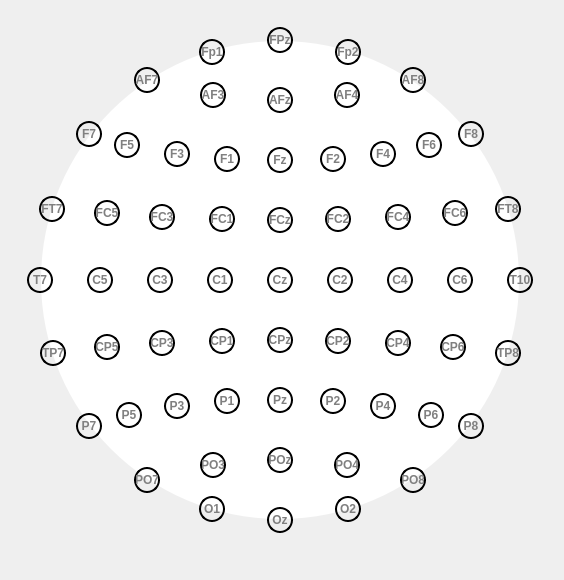
<?xml version="1.0" encoding="UTF-8"?>
<ui version="4.0">
 <class>Form</class>
 <widget class="QWidget" name="Form">
  <property name="geometry">
   <rect>
    <x>0</x>
    <y>0</y>
    <width>564</width>
    <height>580</height>
   </rect>
  </property>
  <property name="windowTitle">
   <string>EEG Electrode Interface</string>
  </property>
  <widget class="QLabel" name="headCircle">
   <property name="enabled">
    <bool>false</bool>
   </property>
   <property name="geometry">
    <rect>
     <x>40</x>
     <y>40</y>
     <width>480</width>
     <height>480</height>
    </rect>
   </property>
   <property name="styleSheet">
    <string notr="true">QLabel {
    border: 2px solid rgba(0, 0, 0, 0);
    border-radius: 240px;
    background-color: white;
    color: gray;
    font: bold 12px;
    min-width: 10px;
    min-height: 10px;
    max-width: 500px;
    max-height: 500px;
}</string>
   </property>
   <property name="text">
    <string/>
   </property>
  </widget>
  <widget class="QPushButton" name="electrode_FPz">
   <property name="geometry">
    <rect>
     <x>267</x>
     <y>27</y>
     <width>26</width>
     <height>26</height>
    </rect>
   </property>
   <property name="styleSheet">
    <string notr="true">QPushButton {
    border: 2px solid rgba(0, 0, 0, 1);
    border-radius: 13px;
    background-color: transparent;
    color: gray;
    font: bold 12px;
    min-width: 10px;
    min-height: 10px;
    max-width: 40px;
    max-height: 40px;
}</string>
   </property>
   <property name="text">
    <string>FPz</string>
   </property>
  </widget>
  <widget class="QPushButton" name="electrode_AFz">
   <property name="geometry">
    <rect>
     <x>267</x>
     <y>87</y>
     <width>26</width>
     <height>26</height>
    </rect>
   </property>
   <property name="styleSheet">
    <string notr="true">QPushButton {
    border: 2px solid rgba(0, 0, 0, 1);
    border-radius: 13px;
    background-color: transparent;
    color: gray;
    font: bold 12px;
    min-width: 10px;
    min-height: 10px;
    max-width: 40px;
    max-height: 40px;
}</string>
   </property>
   <property name="text">
    <string>AFz</string>
   </property>
  </widget>
  <widget class="QPushButton" name="electrode_Fz">
   <property name="geometry">
    <rect>
     <x>267</x>
     <y>147</y>
     <width>26</width>
     <height>26</height>
    </rect>
   </property>
   <property name="styleSheet">
    <string notr="true">QPushButton {
    border: 2px solid rgba(0, 0, 0, 1);
    border-radius: 13px;
    background-color: transparent;
    color: gray;
    font: bold 12px;
    min-width: 10px;
    min-height: 10px;
    max-width: 40px;
    max-height: 40px;
}</string>
   </property>
   <property name="text">
    <string>Fz</string>
   </property>
  </widget>
  <widget class="QPushButton" name="electrode_FCz">
   <property name="geometry">
    <rect>
     <x>267</x>
     <y>207</y>
     <width>26</width>
     <height>26</height>
    </rect>
   </property>
   <property name="styleSheet">
    <string notr="true">QPushButton {
    border: 2px solid rgba(0, 0, 0, 1);
    border-radius: 13px;
    background-color: transparent;
    color: gray;
    font: bold 12px;
    min-width: 10px;
    min-height: 10px;
    max-width: 40px;
    max-height: 40px;
}</string>
   </property>
   <property name="text">
    <string>FCz</string>
   </property>
  </widget>
  <widget class="QPushButton" name="electrode_Cz">
   <property name="geometry">
    <rect>
     <x>267</x>
     <y>267</y>
     <width>26</width>
     <height>26</height>
    </rect>
   </property>
   <property name="styleSheet">
    <string notr="true">QPushButton {
    border: 2px solid rgba(0, 0, 0, 1);
    border-radius: 13px;
    background-color: transparent;
    color: gray;
    font: bold 12px;
    min-width: 10px;
    min-height: 10px;
    max-width: 40px;
    max-height: 40px;
}</string>
   </property>
   <property name="text">
    <string>Cz</string>
   </property>
  </widget>
  <widget class="QPushButton" name="electrode_CPz">
   <property name="geometry">
    <rect>
     <x>267</x>
     <y>327</y>
     <width>26</width>
     <height>26</height>
    </rect>
   </property>
   <property name="styleSheet">
    <string notr="true">QPushButton {
    border: 2px solid rgba(0, 0, 0, 1);
    border-radius: 13px;
    background-color: transparent;
    color: gray;
    font: bold 12px;
    min-width: 10px;
    min-height: 10px;
    max-width: 40px;
    max-height: 40px;
}</string>
   </property>
   <property name="text">
    <string>CPz</string>
   </property>
  </widget>
  <widget class="QPushButton" name="electrode_Pz">
   <property name="geometry">
    <rect>
     <x>267</x>
     <y>387</y>
     <width>26</width>
     <height>26</height>
    </rect>
   </property>
   <property name="styleSheet">
    <string notr="true">QPushButton {
    border: 2px solid rgba(0, 0, 0, 1);
    border-radius: 13px;
    background-color: transparent;
    color: gray;
    font: bold 12px;
    min-width: 10px;
    min-height: 10px;
    max-width: 40px;
    max-height: 40px;
}</string>
   </property>
   <property name="text">
    <string>Pz</string>
   </property>
  </widget>
  <widget class="QPushButton" name="electrode_POz">
   <property name="geometry">
    <rect>
     <x>267</x>
     <y>447</y>
     <width>26</width>
     <height>26</height>
    </rect>
   </property>
   <property name="styleSheet">
    <string notr="true">QPushButton {
    border: 2px solid rgba(0, 0, 0, 1);
    border-radius: 13px;
    background-color: transparent;
    color: gray;
    font: bold 12px;
    min-width: 10px;
    min-height: 10px;
    max-width: 40px;
    max-height: 40px;
}</string>
   </property>
   <property name="text">
    <string>POz</string>
   </property>
  </widget>
  <widget class="QPushButton" name="electrode_Fp1">
   <property name="geometry">
    <rect>
     <x>199</x>
     <y>39</y>
     <width>26</width>
     <height>26</height>
    </rect>
   </property>
   <property name="styleSheet">
    <string notr="true">QPushButton {
    border: 2px solid rgba(0, 0, 0, 1);
    border-radius: 13px;
    background-color: transparent;
    color: gray;
    font: bold 12px;
    min-width: 10px;
    min-height: 10px;
    max-width: 40px;
    max-height: 40px;
}</string>
   </property>
   <property name="text">
    <string>Fp1</string>
   </property>
  </widget>
  <widget class="QPushButton" name="electrode_AF7">
   <property name="geometry">
    <rect>
     <x>134</x>
     <y>67</y>
     <width>26</width>
     <height>26</height>
    </rect>
   </property>
   <property name="styleSheet">
    <string notr="true">QPushButton {
    border: 2px solid rgba(0, 0, 0, 1);
    border-radius: 13px;
    background-color: transparent;
    color: gray;
    font: bold 12px;
    min-width: 10px;
    min-height: 10px;
    max-width: 40px;
    max-height: 40px;
}</string>
   </property>
   <property name="text">
    <string>AF7</string>
   </property>
  </widget>
  <widget class="QPushButton" name="electrode_AF3">
   <property name="geometry">
    <rect>
     <x>200</x>
     <y>82</y>
     <width>26</width>
     <height>26</height>
    </rect>
   </property>
   <property name="styleSheet">
    <string notr="true">QPushButton {
    border: 2px solid rgba(0, 0, 0, 1);
    border-radius: 13px;
    background-color: transparent;
    color: gray;
    font: bold 12px;
    min-width: 10px;
    min-height: 10px;
    max-width: 40px;
    max-height: 40px;
}</string>
   </property>
   <property name="text">
    <string>AF3</string>
   </property>
  </widget>
  <widget class="QPushButton" name="electrode_F7">
   <property name="geometry">
    <rect>
     <x>76</x>
     <y>121</y>
     <width>26</width>
     <height>26</height>
    </rect>
   </property>
   <property name="styleSheet">
    <string notr="true">QPushButton {
    border: 2px solid rgba(0, 0, 0, 1);
    border-radius: 13px;
    background-color: transparent;
    color: gray;
    font: bold 12px;
    min-width: 10px;
    min-height: 10px;
    max-width: 40px;
    max-height: 40px;
}</string>
   </property>
   <property name="text">
    <string>F7</string>
   </property>
  </widget>
  <widget class="QPushButton" name="electrode_F5">
   <property name="geometry">
    <rect>
     <x>114</x>
     <y>132</y>
     <width>26</width>
     <height>26</height>
    </rect>
   </property>
   <property name="styleSheet">
    <string notr="true">QPushButton {
    border: 2px solid rgba(0, 0, 0, 1);
    border-radius: 13px;
    background-color: transparent;
    color: gray;
    font: bold 12px;
    min-width: 10px;
    min-height: 10px;
    max-width: 40px;
    max-height: 40px;
}</string>
   </property>
   <property name="text">
    <string>F5</string>
   </property>
  </widget>
  <widget class="QPushButton" name="electrode_F3">
   <property name="geometry">
    <rect>
     <x>164</x>
     <y>141</y>
     <width>26</width>
     <height>26</height>
    </rect>
   </property>
   <property name="styleSheet">
    <string notr="true">QPushButton {
    border: 2px solid rgba(0, 0, 0, 1);
    border-radius: 13px;
    background-color: transparent;
    color: gray;
    font: bold 12px;
    min-width: 10px;
    min-height: 10px;
    max-width: 40px;
    max-height: 40px;
}</string>
   </property>
   <property name="text">
    <string>F3</string>
   </property>
  </widget>
  <widget class="QPushButton" name="electrode_F1">
   <property name="geometry">
    <rect>
     <x>214</x>
     <y>146</y>
     <width>26</width>
     <height>26</height>
    </rect>
   </property>
   <property name="styleSheet">
    <string notr="true">QPushButton {
    border: 2px solid rgba(0, 0, 0, 1);
    border-radius: 13px;
    background-color: transparent;
    color: gray;
    font: bold 12px;
    min-width: 10px;
    min-height: 10px;
    max-width: 40px;
    max-height: 40px;
}</string>
   </property>
   <property name="text">
    <string>F1</string>
   </property>
  </widget>
  <widget class="QPushButton" name="electrode_FT7">
   <property name="geometry">
    <rect>
     <x>39</x>
     <y>196</y>
     <width>26</width>
     <height>26</height>
    </rect>
   </property>
   <property name="styleSheet">
    <string notr="true">QPushButton {
    border: 2px solid rgba(0, 0, 0, 1);
    border-radius: 13px;
    background-color: transparent;
    color: gray;
    font: bold 12px;
    min-width: 10px;
    min-height: 10px;
    max-width: 40px;
    max-height: 40px;
}</string>
   </property>
   <property name="text">
    <string>FT7</string>
   </property>
  </widget>
  <widget class="QPushButton" name="electrode_FC5">
   <property name="geometry">
    <rect>
     <x>94</x>
     <y>200</y>
     <width>26</width>
     <height>26</height>
    </rect>
   </property>
   <property name="styleSheet">
    <string notr="true">QPushButton {
    border: 2px solid rgba(0, 0, 0, 1);
    border-radius: 13px;
    background-color: transparent;
    color: gray;
    font: bold 12px;
    min-width: 10px;
    min-height: 10px;
    max-width: 40px;
    max-height: 40px;
}</string>
   </property>
   <property name="text">
    <string>FC5</string>
   </property>
  </widget>
  <widget class="QPushButton" name="electrode_FC3">
   <property name="geometry">
    <rect>
     <x>149</x>
     <y>204</y>
     <width>26</width>
     <height>26</height>
    </rect>
   </property>
   <property name="styleSheet">
    <string notr="true">QPushButton {
    border: 2px solid rgba(0, 0, 0, 1);
    border-radius: 13px;
    background-color: transparent;
    color: gray;
    font: bold 12px;
    min-width: 10px;
    min-height: 10px;
    max-width: 40px;
    max-height: 40px;
}</string>
   </property>
   <property name="text">
    <string>FC3</string>
   </property>
  </widget>
  <widget class="QPushButton" name="electrode_FC1">
   <property name="geometry">
    <rect>
     <x>209</x>
     <y>206</y>
     <width>26</width>
     <height>26</height>
    </rect>
   </property>
   <property name="styleSheet">
    <string notr="true">QPushButton {
    border: 2px solid rgba(0, 0, 0, 1);
    border-radius: 13px;
    background-color: transparent;
    color: gray;
    font: bold 12px;
    min-width: 10px;
    min-height: 10px;
    max-width: 40px;
    max-height: 40px;
}</string>
   </property>
   <property name="text">
    <string>FC1</string>
   </property>
  </widget>
  <widget class="QPushButton" name="electrode_T7">
   <property name="geometry">
    <rect>
     <x>27</x>
     <y>267</y>
     <width>26</width>
     <height>26</height>
    </rect>
   </property>
   <property name="styleSheet">
    <string notr="true">QPushButton {
    border: 2px solid rgba(0, 0, 0, 1);
    border-radius: 13px;
    background-color: transparent;
    color: gray;
    font: bold 12px;
    min-width: 10px;
    min-height: 10px;
    max-width: 40px;
    max-height: 40px;
}</string>
   </property>
   <property name="text">
    <string>T7</string>
   </property>
  </widget>
  <widget class="QPushButton" name="electrode_C5">
   <property name="geometry">
    <rect>
     <x>87</x>
     <y>267</y>
     <width>26</width>
     <height>26</height>
    </rect>
   </property>
   <property name="styleSheet">
    <string notr="true">QPushButton {
    border: 2px solid rgba(0, 0, 0, 1);
    border-radius: 13px;
    background-color: transparent;
    color: gray;
    font: bold 12px;
    min-width: 10px;
    min-height: 10px;
    max-width: 40px;
    max-height: 40px;
}</string>
   </property>
   <property name="text">
    <string>C5</string>
   </property>
  </widget>
  <widget class="QPushButton" name="electrode_C3">
   <property name="geometry">
    <rect>
     <x>147</x>
     <y>267</y>
     <width>26</width>
     <height>26</height>
    </rect>
   </property>
   <property name="styleSheet">
    <string notr="true">QPushButton {
    border: 2px solid rgba(0, 0, 0, 1);
    border-radius: 13px;
    background-color: transparent;
    color: gray;
    font: bold 12px;
    min-width: 10px;
    min-height: 10px;
    max-width: 40px;
    max-height: 40px;
}</string>
   </property>
   <property name="text">
    <string>C3</string>
   </property>
  </widget>
  <widget class="QPushButton" name="electrode_C1">
   <property name="geometry">
    <rect>
     <x>207</x>
     <y>267</y>
     <width>26</width>
     <height>26</height>
    </rect>
   </property>
   <property name="styleSheet">
    <string notr="true">QPushButton {
    border: 2px solid rgba(0, 0, 0, 1);
    border-radius: 13px;
    background-color: transparent;
    color: gray;
    font: bold 12px;
    min-width: 10px;
    min-height: 10px;
    max-width: 40px;
    max-height: 40px;
}</string>
   </property>
   <property name="text">
    <string>C1</string>
   </property>
  </widget>
  <widget class="QPushButton" name="electrode_TP7">
   <property name="geometry">
    <rect>
     <x>40</x>
     <y>340</y>
     <width>26</width>
     <height>26</height>
    </rect>
   </property>
   <property name="styleSheet">
    <string notr="true">QPushButton {
    border: 2px solid rgba(0, 0, 0, 1);
    border-radius: 13px;
    background-color: transparent;
    color: gray;
    font: bold 12px;
    min-width: 10px;
    min-height: 10px;
    max-width: 40px;
    max-height: 40px;
}</string>
   </property>
   <property name="text">
    <string>TP7</string>
   </property>
  </widget>
  <widget class="QPushButton" name="electrode_CP5">
   <property name="geometry">
    <rect>
     <x>94</x>
     <y>334</y>
     <width>26</width>
     <height>26</height>
    </rect>
   </property>
   <property name="styleSheet">
    <string notr="true">QPushButton {
    border: 2px solid rgba(0, 0, 0, 1);
    border-radius: 13px;
    background-color: transparent;
    color: gray;
    font: bold 12px;
    min-width: 10px;
    min-height: 10px;
    max-width: 40px;
    max-height: 40px;
}</string>
   </property>
   <property name="text">
    <string>CP5</string>
   </property>
  </widget>
  <widget class="QPushButton" name="electrode_CP3">
   <property name="geometry">
    <rect>
     <x>149</x>
     <y>330</y>
     <width>26</width>
     <height>26</height>
    </rect>
   </property>
   <property name="styleSheet">
    <string notr="true">QPushButton {
    border: 2px solid rgba(0, 0, 0, 1);
    border-radius: 13px;
    background-color: transparent;
    color: gray;
    font: bold 12px;
    min-width: 10px;
    min-height: 10px;
    max-width: 40px;
    max-height: 40px;
}</string>
   </property>
   <property name="text">
    <string>CP3</string>
   </property>
  </widget>
  <widget class="QPushButton" name="electrode_CP1">
   <property name="geometry">
    <rect>
     <x>209</x>
     <y>328</y>
     <width>26</width>
     <height>26</height>
    </rect>
   </property>
   <property name="styleSheet">
    <string notr="true">QPushButton {
    border: 2px solid rgba(0, 0, 0, 1);
    border-radius: 13px;
    background-color: transparent;
    color: gray;
    font: bold 12px;
    min-width: 10px;
    min-height: 10px;
    max-width: 40px;
    max-height: 40px;
}</string>
   </property>
   <property name="text">
    <string>CP1</string>
   </property>
  </widget>
  <widget class="QPushButton" name="electrode_P7">
   <property name="geometry">
    <rect>
     <x>76</x>
     <y>413</y>
     <width>26</width>
     <height>26</height>
    </rect>
   </property>
   <property name="styleSheet">
    <string notr="true">QPushButton {
    border: 2px solid rgba(0, 0, 0, 1);
    border-radius: 13px;
    background-color: transparent;
    color: gray;
    font: bold 12px;
    min-width: 10px;
    min-height: 10px;
    max-width: 40px;
    max-height: 40px;
}</string>
   </property>
   <property name="text">
    <string>P7</string>
   </property>
  </widget>
  <widget class="QPushButton" name="electrode_P5">
   <property name="geometry">
    <rect>
     <x>116</x>
     <y>402</y>
     <width>26</width>
     <height>26</height>
    </rect>
   </property>
   <property name="styleSheet">
    <string notr="true">QPushButton {
    border: 2px solid rgba(0, 0, 0, 1);
    border-radius: 13px;
    background-color: transparent;
    color: gray;
    font: bold 12px;
    min-width: 10px;
    min-height: 10px;
    max-width: 40px;
    max-height: 40px;
}</string>
   </property>
   <property name="text">
    <string>P5</string>
   </property>
  </widget>
  <widget class="QPushButton" name="electrode_P3">
   <property name="geometry">
    <rect>
     <x>164</x>
     <y>393</y>
     <width>26</width>
     <height>26</height>
    </rect>
   </property>
   <property name="styleSheet">
    <string notr="true">QPushButton {
    border: 2px solid rgba(0, 0, 0, 1);
    border-radius: 13px;
    background-color: transparent;
    color: gray;
    font: bold 12px;
    min-width: 10px;
    min-height: 10px;
    max-width: 40px;
    max-height: 40px;
}</string>
   </property>
   <property name="text">
    <string>P3</string>
   </property>
  </widget>
  <widget class="QPushButton" name="electrode_P1">
   <property name="geometry">
    <rect>
     <x>214</x>
     <y>388</y>
     <width>26</width>
     <height>26</height>
    </rect>
   </property>
   <property name="styleSheet">
    <string notr="true">QPushButton {
    border: 2px solid rgba(0, 0, 0, 1);
    border-radius: 13px;
    background-color: transparent;
    color: gray;
    font: bold 12px;
    min-width: 10px;
    min-height: 10px;
    max-width: 40px;
    max-height: 40px;
}</string>
   </property>
   <property name="text">
    <string>P1</string>
   </property>
  </widget>
  <widget class="QPushButton" name="electrode_PO7">
   <property name="geometry">
    <rect>
     <x>134</x>
     <y>467</y>
     <width>26</width>
     <height>26</height>
    </rect>
   </property>
   <property name="styleSheet">
    <string notr="true">QPushButton {
    border: 2px solid rgba(0, 0, 0, 1);
    border-radius: 13px;
    background-color: transparent;
    color: gray;
    font: bold 12px;
    min-width: 10px;
    min-height: 10px;
    max-width: 40px;
    max-height: 40px;
}</string>
   </property>
   <property name="text">
    <string>PO7</string>
   </property>
  </widget>
  <widget class="QPushButton" name="electrode_PO3">
   <property name="geometry">
    <rect>
     <x>200</x>
     <y>452</y>
     <width>26</width>
     <height>26</height>
    </rect>
   </property>
   <property name="styleSheet">
    <string notr="true">QPushButton {
    border: 2px solid rgba(0, 0, 0, 1);
    border-radius: 13px;
    background-color: transparent;
    color: gray;
    font: bold 12px;
    min-width: 10px;
    min-height: 10px;
    max-width: 40px;
    max-height: 40px;
}</string>
   </property>
   <property name="text">
    <string>PO3</string>
   </property>
  </widget>
  <widget class="QPushButton" name="electrode_O1">
   <property name="geometry">
    <rect>
     <x>199</x>
     <y>496</y>
     <width>26</width>
     <height>26</height>
    </rect>
   </property>
   <property name="styleSheet">
    <string notr="true">QPushButton {
    border: 2px solid rgba(0, 0, 0, 1);
    border-radius: 13px;
    background-color: transparent;
    color: gray;
    font: bold 12px;
    min-width: 10px;
    min-height: 10px;
    max-width: 40px;
    max-height: 40px;
}</string>
   </property>
   <property name="text">
    <string>O1</string>
   </property>
  </widget>
  <widget class="QPushButton" name="electrode_Fp2">
   <property name="geometry">
    <rect>
     <x>335</x>
     <y>39</y>
     <width>26</width>
     <height>26</height>
    </rect>
   </property>
   <property name="styleSheet">
    <string notr="true">QPushButton {
    border: 2px solid rgba(0, 0, 0, 1);
    border-radius: 13px;
    background-color: transparent;
    color: gray;
    font: bold 12px;
    min-width: 10px;
    min-height: 10px;
    max-width: 40px;
    max-height: 40px;
}</string>
   </property>
   <property name="text">
    <string>Fp2</string>
   </property>
  </widget>
  <widget class="QPushButton" name="electrode_AF8">
   <property name="geometry">
    <rect>
     <x>400</x>
     <y>67</y>
     <width>26</width>
     <height>26</height>
    </rect>
   </property>
   <property name="styleSheet">
    <string notr="true">QPushButton {
    border: 2px solid rgba(0, 0, 0, 1);
    border-radius: 13px;
    background-color: transparent;
    color: gray;
    font: bold 12px;
    min-width: 10px;
    min-height: 10px;
    max-width: 40px;
    max-height: 40px;
}</string>
   </property>
   <property name="text">
    <string>AF8</string>
   </property>
  </widget>
  <widget class="QPushButton" name="electrode_AF4">
   <property name="geometry">
    <rect>
     <x>334</x>
     <y>82</y>
     <width>26</width>
     <height>26</height>
    </rect>
   </property>
   <property name="styleSheet">
    <string notr="true">QPushButton {
    border: 2px solid rgba(0, 0, 0, 1);
    border-radius: 13px;
    background-color: transparent;
    color: gray;
    font: bold 12px;
    min-width: 10px;
    min-height: 10px;
    max-width: 40px;
    max-height: 40px;
}</string>
   </property>
   <property name="text">
    <string>AF4</string>
   </property>
  </widget>
  <widget class="QPushButton" name="electrode_F8">
   <property name="geometry">
    <rect>
     <x>458</x>
     <y>121</y>
     <width>26</width>
     <height>26</height>
    </rect>
   </property>
   <property name="styleSheet">
    <string notr="true">QPushButton {
    border: 2px solid rgba(0, 0, 0, 1);
    border-radius: 13px;
    background-color: transparent;
    color: gray;
    font: bold 12px;
    min-width: 10px;
    min-height: 10px;
    max-width: 40px;
    max-height: 40px;
}</string>
   </property>
   <property name="text">
    <string>F8</string>
   </property>
  </widget>
  <widget class="QPushButton" name="electrode_F6">
   <property name="geometry">
    <rect>
     <x>416</x>
     <y>132</y>
     <width>26</width>
     <height>26</height>
    </rect>
   </property>
   <property name="styleSheet">
    <string notr="true">QPushButton {
    border: 2px solid rgba(0, 0, 0, 1);
    border-radius: 13px;
    background-color: transparent;
    color: gray;
    font: bold 12px;
    min-width: 10px;
    min-height: 10px;
    max-width: 40px;
    max-height: 40px;
}</string>
   </property>
   <property name="text">
    <string>F6</string>
   </property>
  </widget>
  <widget class="QPushButton" name="electrode_F4">
   <property name="geometry">
    <rect>
     <x>370</x>
     <y>141</y>
     <width>26</width>
     <height>26</height>
    </rect>
   </property>
   <property name="styleSheet">
    <string notr="true">QPushButton {
    border: 2px solid rgba(0, 0, 0, 1);
    border-radius: 13px;
    background-color: transparent;
    color: gray;
    font: bold 12px;
    min-width: 10px;
    min-height: 10px;
    max-width: 40px;
    max-height: 40px;
}</string>
   </property>
   <property name="text">
    <string>F4</string>
   </property>
  </widget>
  <widget class="QPushButton" name="electrode_F2">
   <property name="geometry">
    <rect>
     <x>320</x>
     <y>146</y>
     <width>26</width>
     <height>26</height>
    </rect>
   </property>
   <property name="styleSheet">
    <string notr="true">QPushButton {
    border: 2px solid rgba(0, 0, 0, 1);
    border-radius: 13px;
    background-color: transparent;
    color: gray;
    font: bold 12px;
    min-width: 10px;
    min-height: 10px;
    max-width: 40px;
    max-height: 40px;
}</string>
   </property>
   <property name="text">
    <string>F2</string>
   </property>
  </widget>
  <widget class="QPushButton" name="electrode_FT8">
   <property name="geometry">
    <rect>
     <x>495</x>
     <y>196</y>
     <width>26</width>
     <height>26</height>
    </rect>
   </property>
   <property name="styleSheet">
    <string notr="true">QPushButton {
    border: 2px solid rgba(0, 0, 0, 1);
    border-radius: 13px;
    background-color: transparent;
    color: gray;
    font: bold 12px;
    min-width: 10px;
    min-height: 10px;
    max-width: 40px;
    max-height: 40px;
}</string>
   </property>
   <property name="text">
    <string>FT8</string>
   </property>
  </widget>
  <widget class="QPushButton" name="electrode_FC6">
   <property name="geometry">
    <rect>
     <x>442</x>
     <y>200</y>
     <width>26</width>
     <height>26</height>
    </rect>
   </property>
   <property name="styleSheet">
    <string notr="true">QPushButton {
    border: 2px solid rgba(0, 0, 0, 1);
    border-radius: 13px;
    background-color: transparent;
    color: gray;
    font: bold 12px;
    min-width: 10px;
    min-height: 10px;
    max-width: 40px;
    max-height: 40px;
}</string>
   </property>
   <property name="text">
    <string>FC6</string>
   </property>
  </widget>
  <widget class="QPushButton" name="electrode_FC4">
   <property name="geometry">
    <rect>
     <x>385</x>
     <y>204</y>
     <width>26</width>
     <height>26</height>
    </rect>
   </property>
   <property name="styleSheet">
    <string notr="true">QPushButton {
    border: 2px solid rgba(0, 0, 0, 1);
    border-radius: 13px;
    background-color: transparent;
    color: gray;
    font: bold 12px;
    min-width: 10px;
    min-height: 10px;
    max-width: 40px;
    max-height: 40px;
}</string>
   </property>
   <property name="text">
    <string>FC4</string>
   </property>
  </widget>
  <widget class="QPushButton" name="electrode_FC2">
   <property name="geometry">
    <rect>
     <x>325</x>
     <y>206</y>
     <width>26</width>
     <height>26</height>
    </rect>
   </property>
   <property name="styleSheet">
    <string notr="true">QPushButton {
    border: 2px solid rgba(0, 0, 0, 1);
    border-radius: 13px;
    background-color: transparent;
    color: gray;
    font: bold 12px;
    min-width: 10px;
    min-height: 10px;
    max-width: 40px;
    max-height: 40px;
}</string>
   </property>
   <property name="text">
    <string>FC2</string>
   </property>
  </widget>
  <widget class="QPushButton" name="electrode_T10">
   <property name="geometry">
    <rect>
     <x>507</x>
     <y>267</y>
     <width>26</width>
     <height>26</height>
    </rect>
   </property>
   <property name="styleSheet">
    <string notr="true">QPushButton {
    border: 2px solid rgba(0, 0, 0, 1);
    border-radius: 13px;
    background-color: transparent;
    color: gray;
    font: bold 12px;
    min-width: 10px;
    min-height: 10px;
    max-width: 40px;
    max-height: 40px;
}</string>
   </property>
   <property name="text">
    <string>T10</string>
   </property>
  </widget>
  <widget class="QPushButton" name="electrode_C6">
   <property name="geometry">
    <rect>
     <x>447</x>
     <y>267</y>
     <width>26</width>
     <height>26</height>
    </rect>
   </property>
   <property name="styleSheet">
    <string notr="true">QPushButton {
    border: 2px solid rgba(0, 0, 0, 1);
    border-radius: 13px;
    background-color: transparent;
    color: gray;
    font: bold 12px;
    min-width: 10px;
    min-height: 10px;
    max-width: 40px;
    max-height: 40px;
}</string>
   </property>
   <property name="text">
    <string>C6</string>
   </property>
  </widget>
  <widget class="QPushButton" name="electrode_C4">
   <property name="geometry">
    <rect>
     <x>387</x>
     <y>267</y>
     <width>26</width>
     <height>26</height>
    </rect>
   </property>
   <property name="styleSheet">
    <string notr="true">QPushButton {
    border: 2px solid rgba(0, 0, 0, 1);
    border-radius: 13px;
    background-color: transparent;
    color: gray;
    font: bold 12px;
    min-width: 10px;
    min-height: 10px;
    max-width: 40px;
    max-height: 40px;
}</string>
   </property>
   <property name="text">
    <string>C4</string>
   </property>
  </widget>
  <widget class="QPushButton" name="electrode_C2">
   <property name="geometry">
    <rect>
     <x>327</x>
     <y>267</y>
     <width>26</width>
     <height>26</height>
    </rect>
   </property>
   <property name="styleSheet">
    <string notr="true">QPushButton {
    border: 2px solid rgba(0, 0, 0, 1);
    border-radius: 13px;
    background-color: transparent;
    color: gray;
    font: bold 12px;
    min-width: 10px;
    min-height: 10px;
    max-width: 40px;
    max-height: 40px;
}</string>
   </property>
   <property name="text">
    <string>C2</string>
   </property>
  </widget>
  <widget class="QPushButton" name="electrode_TP8">
   <property name="geometry">
    <rect>
     <x>495</x>
     <y>340</y>
     <width>26</width>
     <height>26</height>
    </rect>
   </property>
   <property name="styleSheet">
    <string notr="true">QPushButton {
    border: 2px solid rgba(0, 0, 0, 1);
    border-radius: 13px;
    background-color: transparent;
    color: gray;
    font: bold 12px;
    min-width: 10px;
    min-height: 10px;
    max-width: 40px;
    max-height: 40px;
}</string>
   </property>
   <property name="text">
    <string>TP8</string>
   </property>
  </widget>
  <widget class="QPushButton" name="electrode_CP6">
   <property name="geometry">
    <rect>
     <x>440</x>
     <y>334</y>
     <width>26</width>
     <height>26</height>
    </rect>
   </property>
   <property name="styleSheet">
    <string notr="true">QPushButton {
    border: 2px solid rgba(0, 0, 0, 1);
    border-radius: 13px;
    background-color: transparent;
    color: gray;
    font: bold 12px;
    min-width: 10px;
    min-height: 10px;
    max-width: 40px;
    max-height: 40px;
}</string>
   </property>
   <property name="text">
    <string>CP6</string>
   </property>
  </widget>
  <widget class="QPushButton" name="electrode_CP4">
   <property name="geometry">
    <rect>
     <x>385</x>
     <y>330</y>
     <width>26</width>
     <height>26</height>
    </rect>
   </property>
   <property name="styleSheet">
    <string notr="true">QPushButton {
    border: 2px solid rgba(0, 0, 0, 1);
    border-radius: 13px;
    background-color: transparent;
    color: gray;
    font: bold 12px;
    min-width: 10px;
    min-height: 10px;
    max-width: 40px;
    max-height: 40px;
}</string>
   </property>
   <property name="text">
    <string>CP4</string>
   </property>
  </widget>
  <widget class="QPushButton" name="electrode_CP2">
   <property name="geometry">
    <rect>
     <x>325</x>
     <y>328</y>
     <width>26</width>
     <height>26</height>
    </rect>
   </property>
   <property name="styleSheet">
    <string notr="true">QPushButton {
    border: 2px solid rgba(0, 0, 0, 1);
    border-radius: 13px;
    background-color: transparent;
    color: gray;
    font: bold 12px;
    min-width: 10px;
    min-height: 10px;
    max-width: 40px;
    max-height: 40px;
}</string>
   </property>
   <property name="text">
    <string>CP2</string>
   </property>
  </widget>
  <widget class="QPushButton" name="electrode_P8">
   <property name="geometry">
    <rect>
     <x>458</x>
     <y>413</y>
     <width>26</width>
     <height>26</height>
    </rect>
   </property>
   <property name="styleSheet">
    <string notr="true">QPushButton {
    border: 2px solid rgba(0, 0, 0, 1);
    border-radius: 13px;
    background-color: transparent;
    color: gray;
    font: bold 12px;
    min-width: 10px;
    min-height: 10px;
    max-width: 40px;
    max-height: 40px;
}</string>
   </property>
   <property name="text">
    <string>P8</string>
   </property>
  </widget>
  <widget class="QPushButton" name="electrode_P6">
   <property name="geometry">
    <rect>
     <x>418</x>
     <y>402</y>
     <width>26</width>
     <height>26</height>
    </rect>
   </property>
   <property name="styleSheet">
    <string notr="true">QPushButton {
    border: 2px solid rgba(0, 0, 0, 1);
    border-radius: 13px;
    background-color: transparent;
    color: gray;
    font: bold 12px;
    min-width: 10px;
    min-height: 10px;
    max-width: 40px;
    max-height: 40px;
}</string>
   </property>
   <property name="text">
    <string>P6</string>
   </property>
  </widget>
  <widget class="QPushButton" name="electrode_P4">
   <property name="geometry">
    <rect>
     <x>370</x>
     <y>393</y>
     <width>26</width>
     <height>26</height>
    </rect>
   </property>
   <property name="styleSheet">
    <string notr="true">QPushButton {
    border: 2px solid rgba(0, 0, 0, 1);
    border-radius: 13px;
    background-color: transparent;
    color: gray;
    font: bold 12px;
    min-width: 10px;
    min-height: 10px;
    max-width: 40px;
    max-height: 40px;
}</string>
   </property>
   <property name="text">
    <string>P4</string>
   </property>
  </widget>
  <widget class="QPushButton" name="electrode_P2">
   <property name="geometry">
    <rect>
     <x>320</x>
     <y>388</y>
     <width>26</width>
     <height>26</height>
    </rect>
   </property>
   <property name="styleSheet">
    <string notr="true">QPushButton {
    border: 2px solid rgba(0, 0, 0, 1);
    border-radius: 13px;
    background-color: transparent;
    color: gray;
    font: bold 12px;
    min-width: 10px;
    min-height: 10px;
    max-width: 40px;
    max-height: 40px;
}</string>
   </property>
   <property name="text">
    <string>P2</string>
   </property>
  </widget>
  <widget class="QPushButton" name="electrode_PO8">
   <property name="geometry">
    <rect>
     <x>400</x>
     <y>467</y>
     <width>26</width>
     <height>26</height>
    </rect>
   </property>
   <property name="styleSheet">
    <string notr="true">QPushButton {
    border: 2px solid rgba(0, 0, 0, 1);
    border-radius: 13px;
    background-color: transparent;
    color: gray;
    font: bold 12px;
    min-width: 10px;
    min-height: 10px;
    max-width: 40px;
    max-height: 40px;
}</string>
   </property>
   <property name="text">
    <string>PO8</string>
   </property>
  </widget>
  <widget class="QPushButton" name="electrode_PO4">
   <property name="geometry">
    <rect>
     <x>334</x>
     <y>452</y>
     <width>26</width>
     <height>26</height>
    </rect>
   </property>
   <property name="styleSheet">
    <string notr="true">QPushButton {
    border: 2px solid rgba(0, 0, 0, 1);
    border-radius: 13px;
    background-color: transparent;
    color: gray;
    font: bold 12px;
    min-width: 10px;
    min-height: 10px;
    max-width: 40px;
    max-height: 40px;
}</string>
   </property>
   <property name="text">
    <string>PO4</string>
   </property>
  </widget>
  <widget class="QPushButton" name="electrode_O2">
   <property name="geometry">
    <rect>
     <x>335</x>
     <y>496</y>
     <width>26</width>
     <height>26</height>
    </rect>
   </property>
   <property name="styleSheet">
    <string notr="true">QPushButton {
    border: 2px solid rgba(0, 0, 0, 1);
    border-radius: 13px;
    background-color: transparent;
    color: gray;
    font: bold 12px;
    min-width: 10px;
    min-height: 10px;
    max-width: 40px;
    max-height: 40px;
}</string>
   </property>
   <property name="text">
    <string>O2</string>
   </property>
  </widget>
  <widget class="QPushButton" name="electrode_Oz">
   <property name="geometry">
    <rect>
     <x>267</x>
     <y>507</y>
     <width>26</width>
     <height>26</height>
    </rect>
   </property>
   <property name="styleSheet">
    <string notr="true">QPushButton {
    border: 2px solid rgba(0, 0, 0, 1);
    border-radius: 13px;
    background-color: transparent;
    color: gray;
    font: bold 12px;
    min-width: 10px;
    min-height: 10px;
    max-width: 40px;
    max-height: 40px;
}</string>
   </property>
   <property name="text">
    <string>Oz</string>
   </property>
  </widget>
 </widget>
 <resources/>
 <connections/>
</ui>
